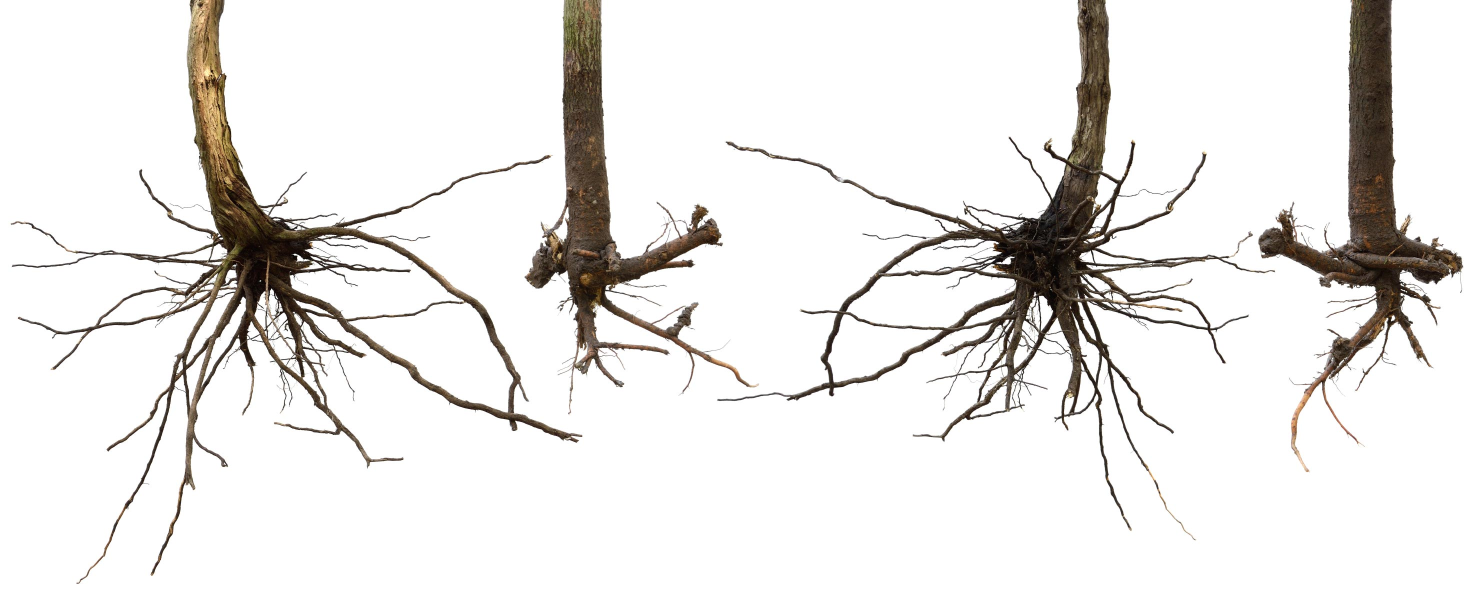
#> input picture random_test/Bare-Roots.jpg, 2957 x 1194 px (shown at 1/2 size)
$ python -i watershed_cv.py   (imports and definitions only)   (older library calls are emulated)
#> lines starting #> are read from the running program, lines starting #| are printed output that depends on the picture; after the words box and inside, x2 and y2 are one past the last pixel; in counts of white or black regions, pixels touching at a corner belong together
"""
Version: 1.5

Summary: compute the segmentaiton and label of cross section image sequence

Author: suxing liu

Author-email: suxingliu@gmail.com

USAGE:

python3 watershed_cv.py -p /home/suxing/plant-image-analysis/test/  -ft jpg


argument:
("-p", "--path", required = True,    help = "path to image file")
("-ft", "--filetype", required = False, default = 'jpg',   help = "Image filetype")

"""


# import the necessary packages
from skimage.feature import peak_local_max
from skimage.segmentation import watershed
from scipy import ndimage
import numpy as np
import argparse
import imutils
import cv2

import glob
import os,fnmatch

import multiprocessing
from multiprocessing import Pool
from contextlib import closing

def mkdir(path):
    """Create result folder"""

    # remove space at the beginning
    path=path.strip()
    # remove slash at the end
    path=path.rstrip("\\")

    # path exist?   # True  # False
    isExists=os.path.exists(path)

    # process
    if not isExists:
        # construct the path and folder
        #print path + ' folder constructed!'
        # make dir
        os.makedirs(path)
        return True
    else:
        # if exists, return
        #print path+' path exists!'
        return False


def image_label(image_file):
    # load the image and perform pyramid mean shift filtering
    # to aid the thresholding step
    #Parse image path  and create result image path
#> called with image_file = 'random_test/Bare-Roots.jpg'
    path, filename = os.path.split(image_file)

    print("processing image : {0} \n".format(str(filename)))

    #load the image and perform pyramid mean shift filtering to aid the thresholding step
    image = cv2.imread(image_file)
#> image is the input picture: shape (1194, 2957, 3); mean B, G, R 230.2, 232.1, 233.9

    #imgcolor = ~imgcolor

    #accquire image dimensions
    height, width, channels = image.shape
#> height = 1194; width = 2957; channels = 3

    # convert the mean shift image to grayscale, then apply
    # Otsu's thresholding
    gray = cv2.cvtColor(image, cv2.COLOR_BGR2GRAY)

    thresh = cv2.threshold(gray, 128, 255,cv2.THRESH_BINARY | cv2.THRESH_OTSU)[1]
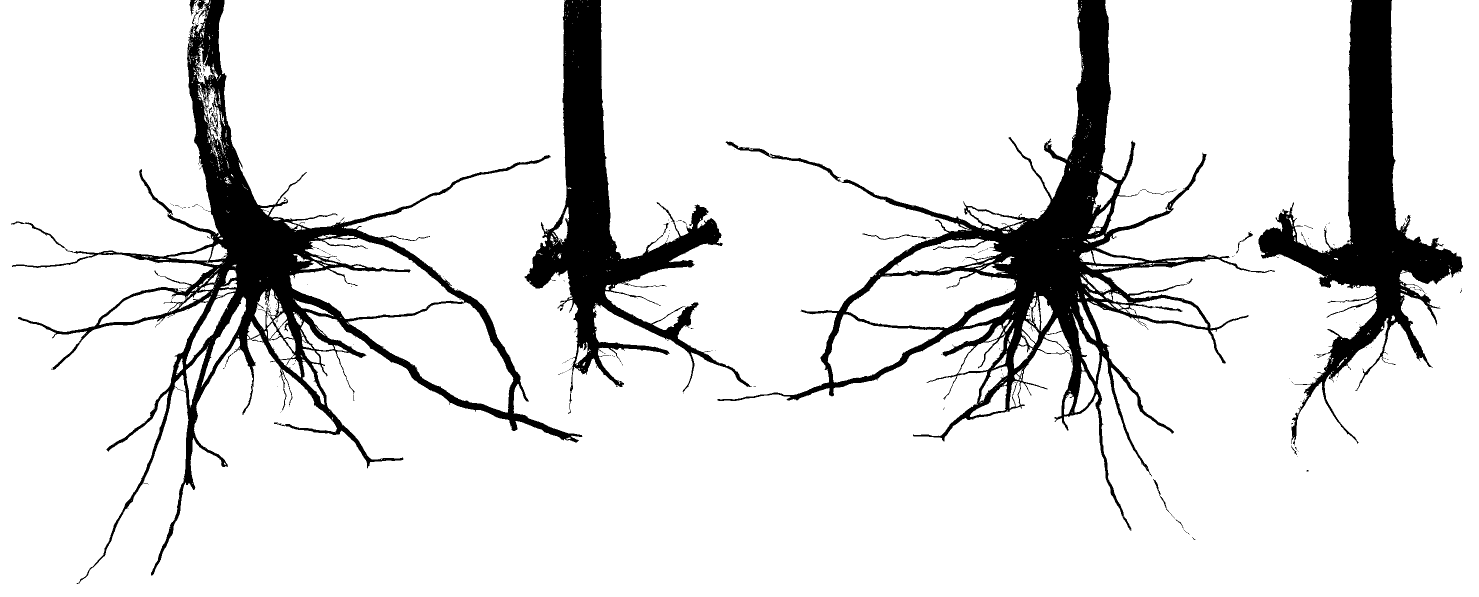
#> thresh: shape (1194, 2957) (shown at 1/2 size); 88.4% white; 328 black regions (312 under 20 px), largest, box (x1, y1, x2, y2) and area: (1435, 0, 2550, 1061) 123249, (22, 0, 1165, 1168) 119534, (2517, 0, 2926, 890) 85501
    #cv2.imshow("Thresh", thresh)

    # compute the exact Euclidean distance from every binary
    # pixel to the nearest zero pixel, then find peaks in this
    # distance map
    D = ndimage.distance_transform_edt(thresh)
    localMax = peak_local_max(D, indices=False, min_distance = 20, labels=thresh)
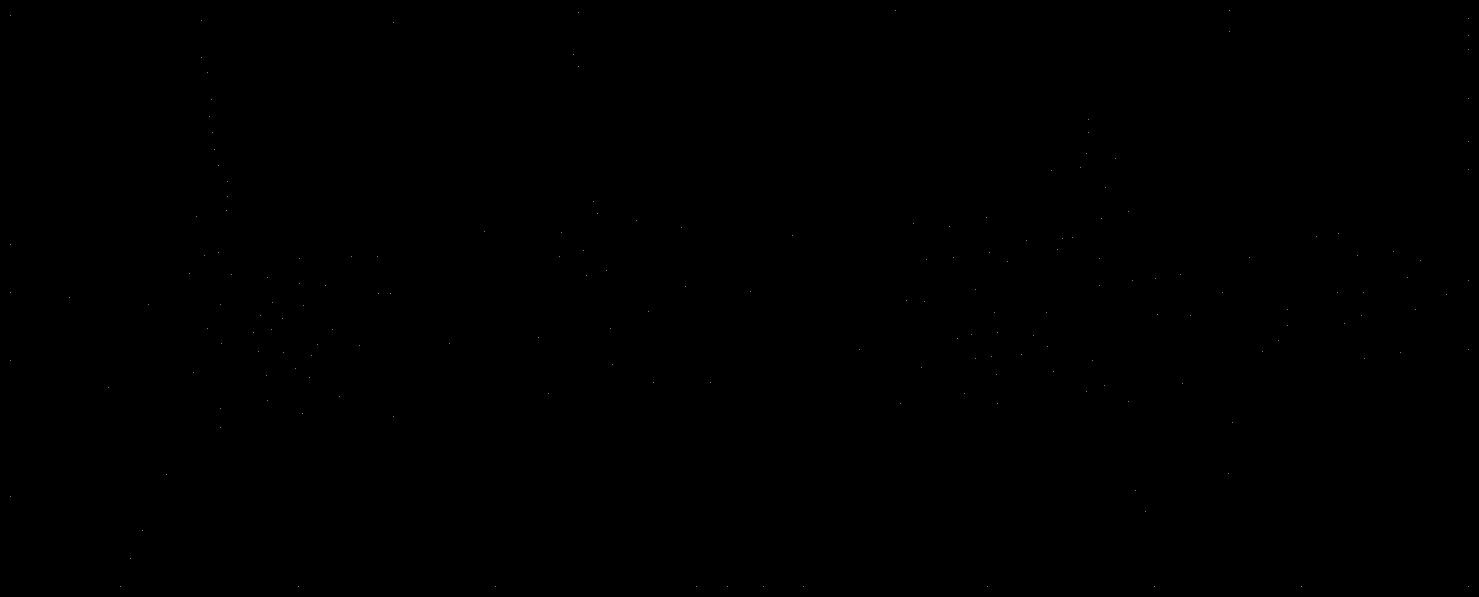
#> localMax: shape (1194, 2957) bool (shown at 1/2 size); 0.01% white in thin lines or dots


    # perform a connected component analysis on the local peaks,
    # using 8-connectivity, then appy the Watershed algorithm
    markers = ndimage.label(localMax, structure=np.ones((3, 3)))[0]
#> markers: shape (1194, 2957) int32; 184 distinct labels, from 0 to 183
    labels = watershed(-D, markers, mask=thresh)
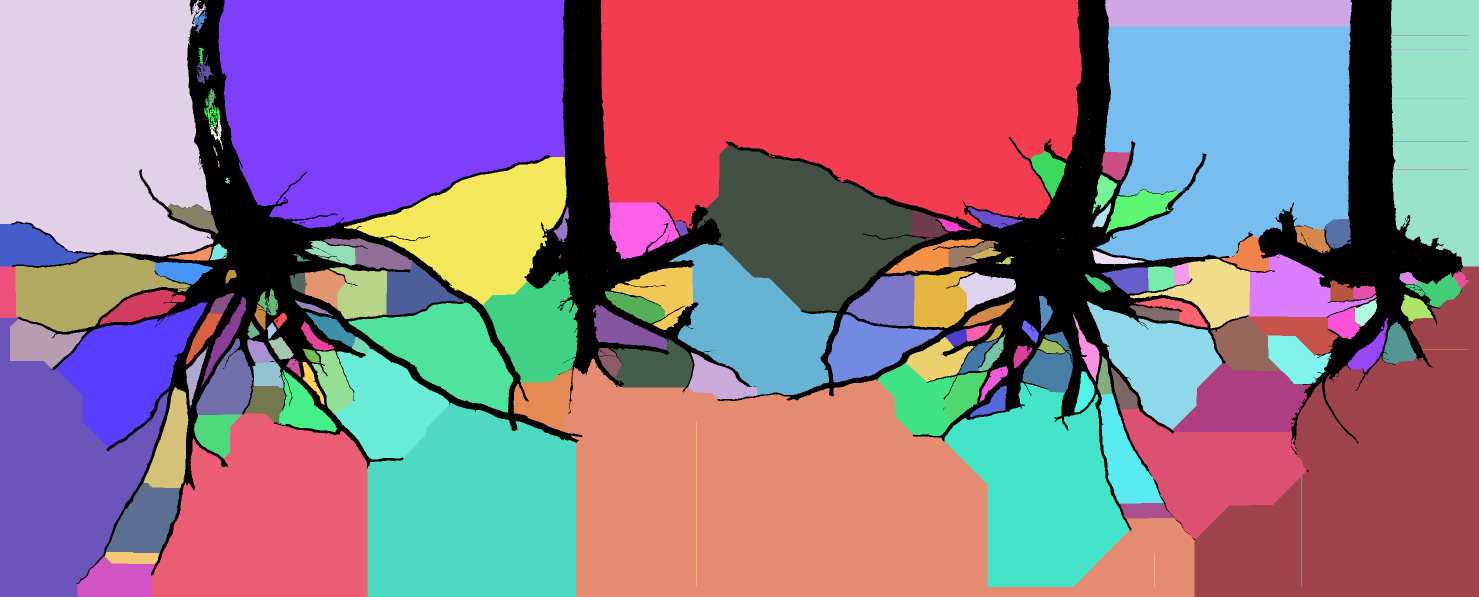
#> labels: shape (1194, 2957) int32 (shown at 1/2 size); 184 distinct labels, from 0 to 183; one colour per label, 0 black
    #print("[INFO] {} unique segments found".format(len(np.unique(labels)) - 1))

    #Map component labels to hue val
    label_hue = np.uint8(128*labels/np.max(labels))
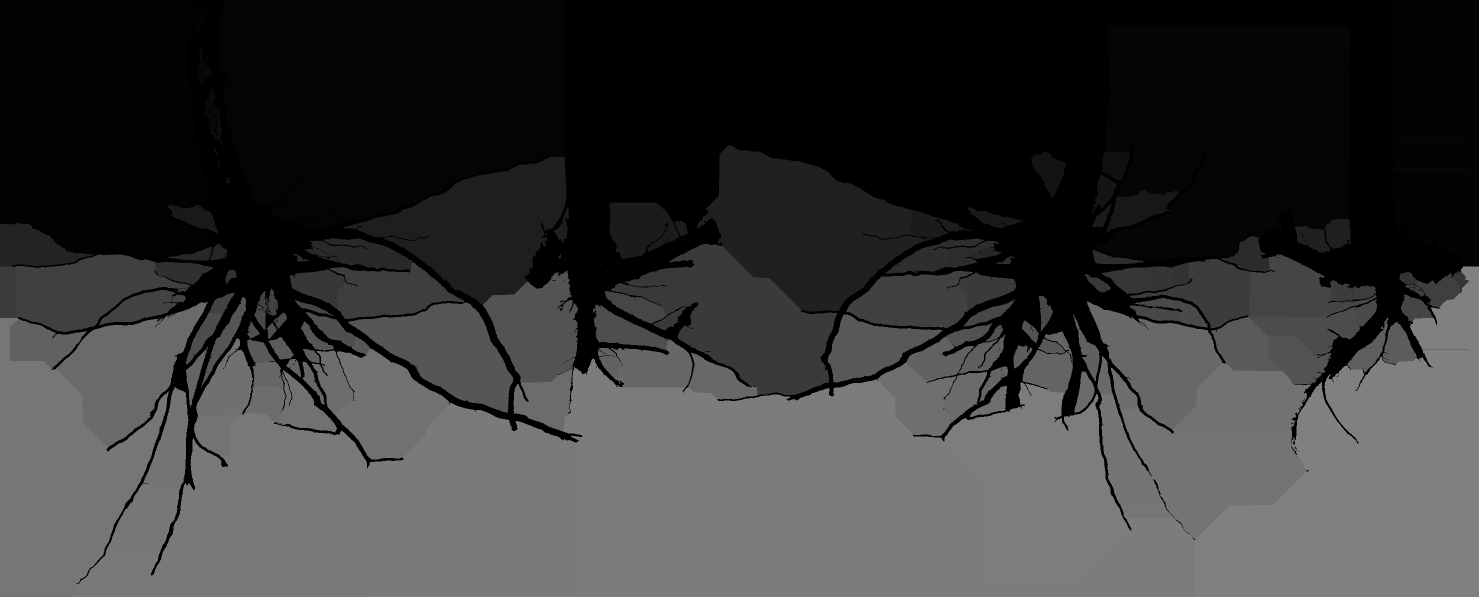
#> label_hue: shape (1194, 2957) (shown at 1/2 size); min 0, max 128, mean 57.3
    blank_ch = 255*np.ones_like(label_hue)
    labeled_img = cv2.merge([label_hue, blank_ch, blank_ch])

    # cvt to BGR for display
    labeled_img = cv2.cvtColor(labeled_img, cv2.COLOR_HSV2BGR)

    # set background label to black
    labeled_img[label_hue==0] = 0
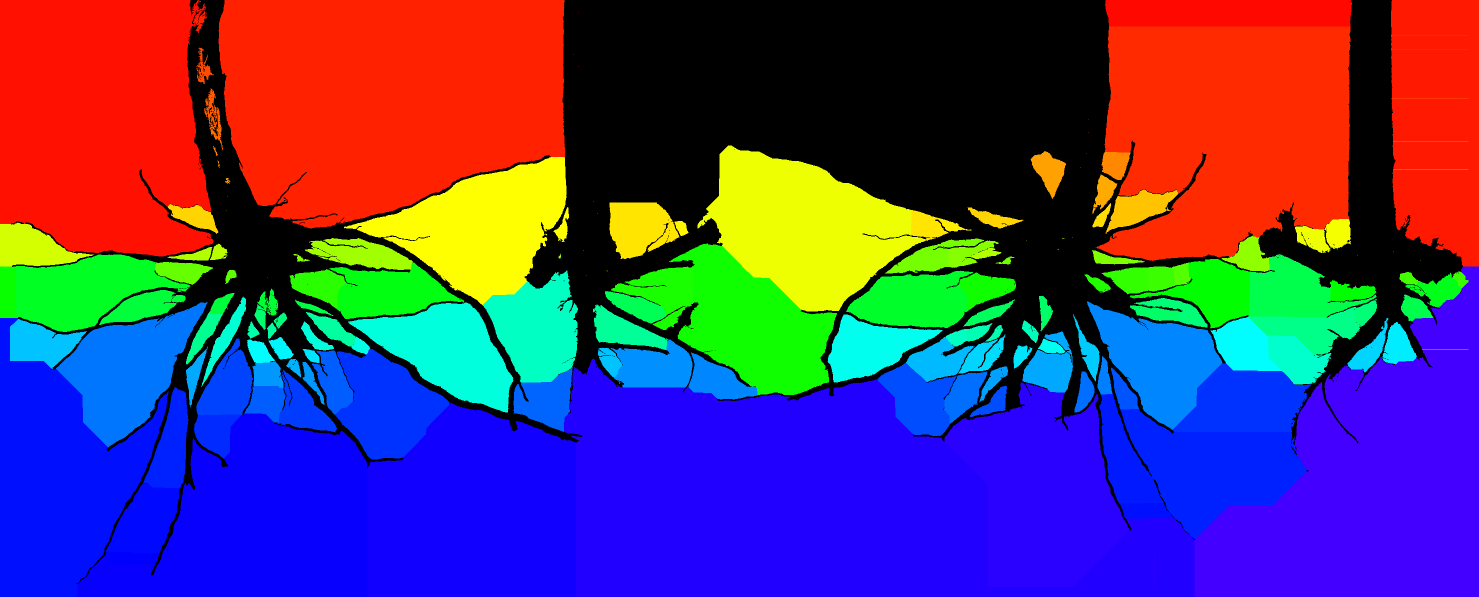
#> labeled_img: shape (1194, 2957, 3) (shown at 1/2 size); mean B, G, R 110.2, 57.4, 80.3

    #define result path for labeled images
#> (the run stopped early here; a loop or call above may not have finished)

$ run again, on random_test/lemantec_scan.jpg
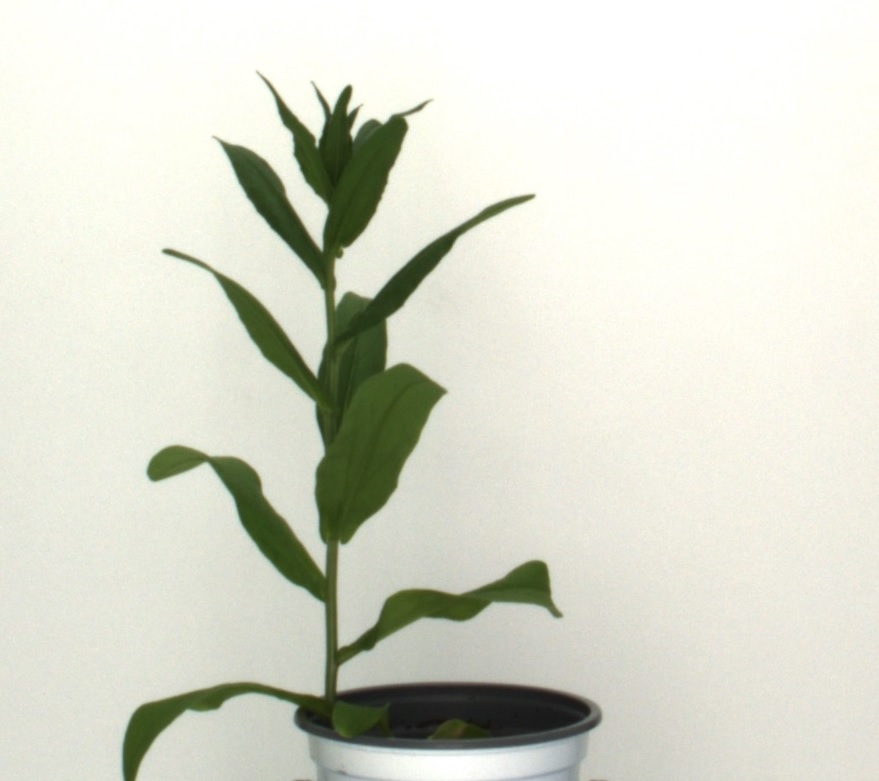
#> input picture random_test/lemantec_scan.jpg, 879 x 781 px
#> in image_label, image is the input picture: shape (781, 879, 3); mean B, G, R 205.8, 218.8, 217.2
#> in image_label, `thresh = cv2.threshold(gray, 128, 255,cv2.THRESH_BINARY | cv2.THRESH_O..`:
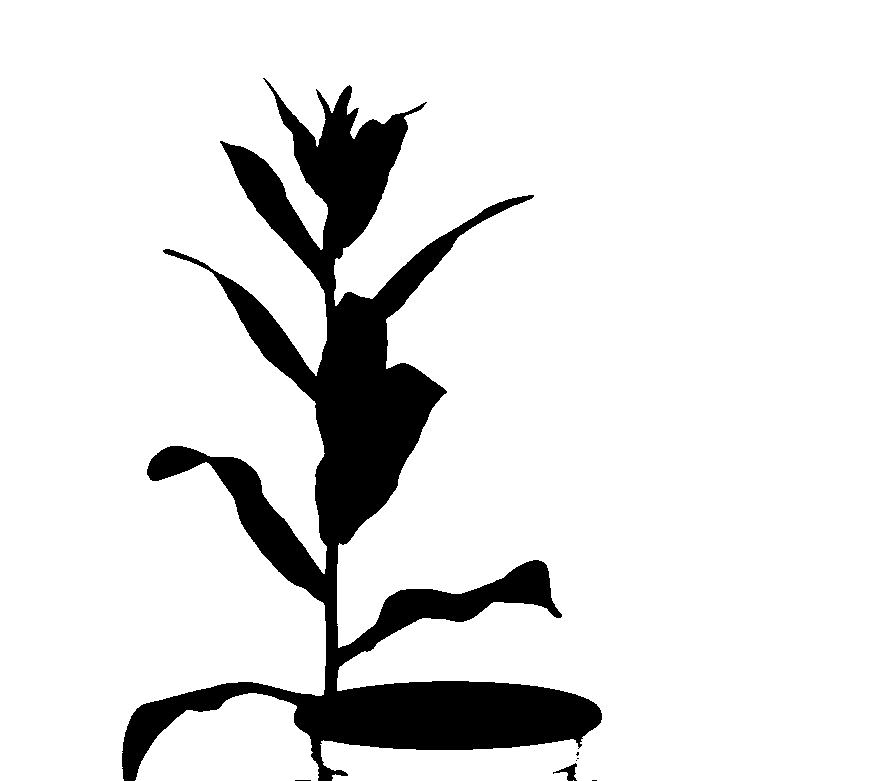
#> thresh: shape (781, 879); 88.5% white; 7 black regions (5 under 20 px), largest, box (x1, y1, x2, y2) and area: (122, 78, 602, 781) 78960, (553, 763, 577, 781) 166
#> localMax: shape (781, 879) bool; 0% white in thin lines or dots
#> markers: shape (781, 879) int32; 17 distinct labels, from 0 to 16
#> labels: shape (781, 879) int32; 17 distinct labels, from 0 to 16
#> in image_label, `labeled_img[label_hue==0] = 0`:
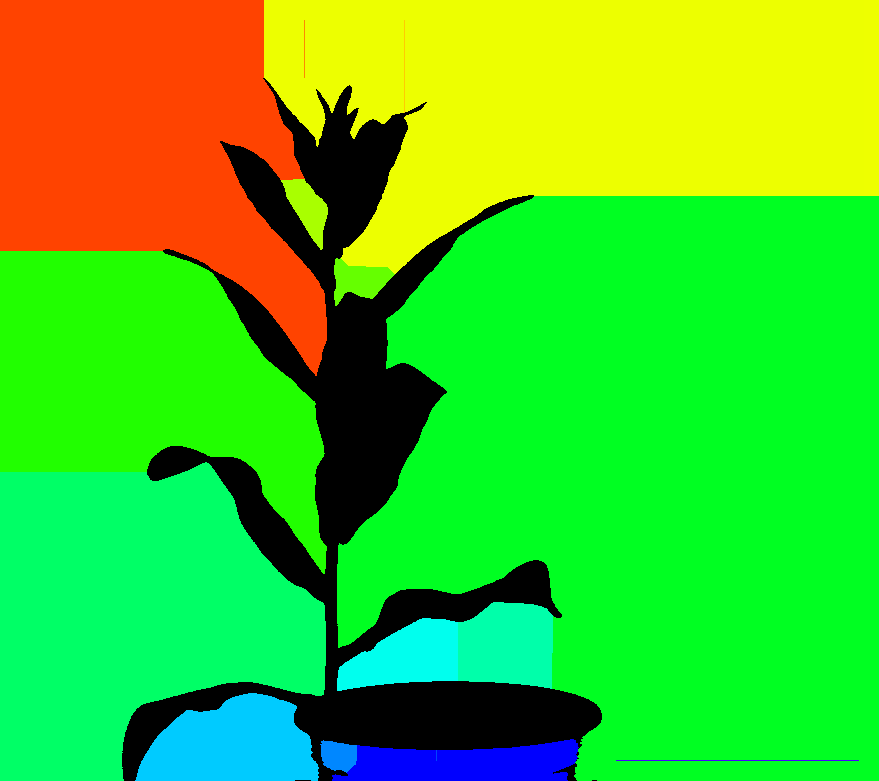
#> labeled_img: shape (781, 879, 3); mean B, G, R 34.5, 201.3, 71.3
